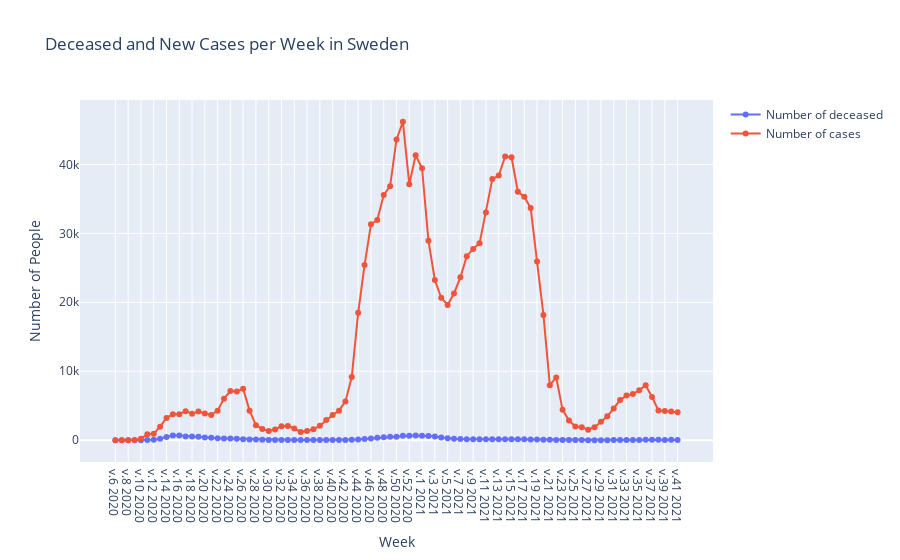

Here is the notebook cell this chart was saved with:
### Code cell
import plotly.graph_objects as go

plot3 = create_plotly_fig("Antal_avlidna_vecka", "Number of People", "Deceased and New Cases per Week in Sweden", "Antal_fall_vecka", "Number of deceased", "Number of cases")
plot3.show()
plot3.write_html('d.html', auto_open=True)
